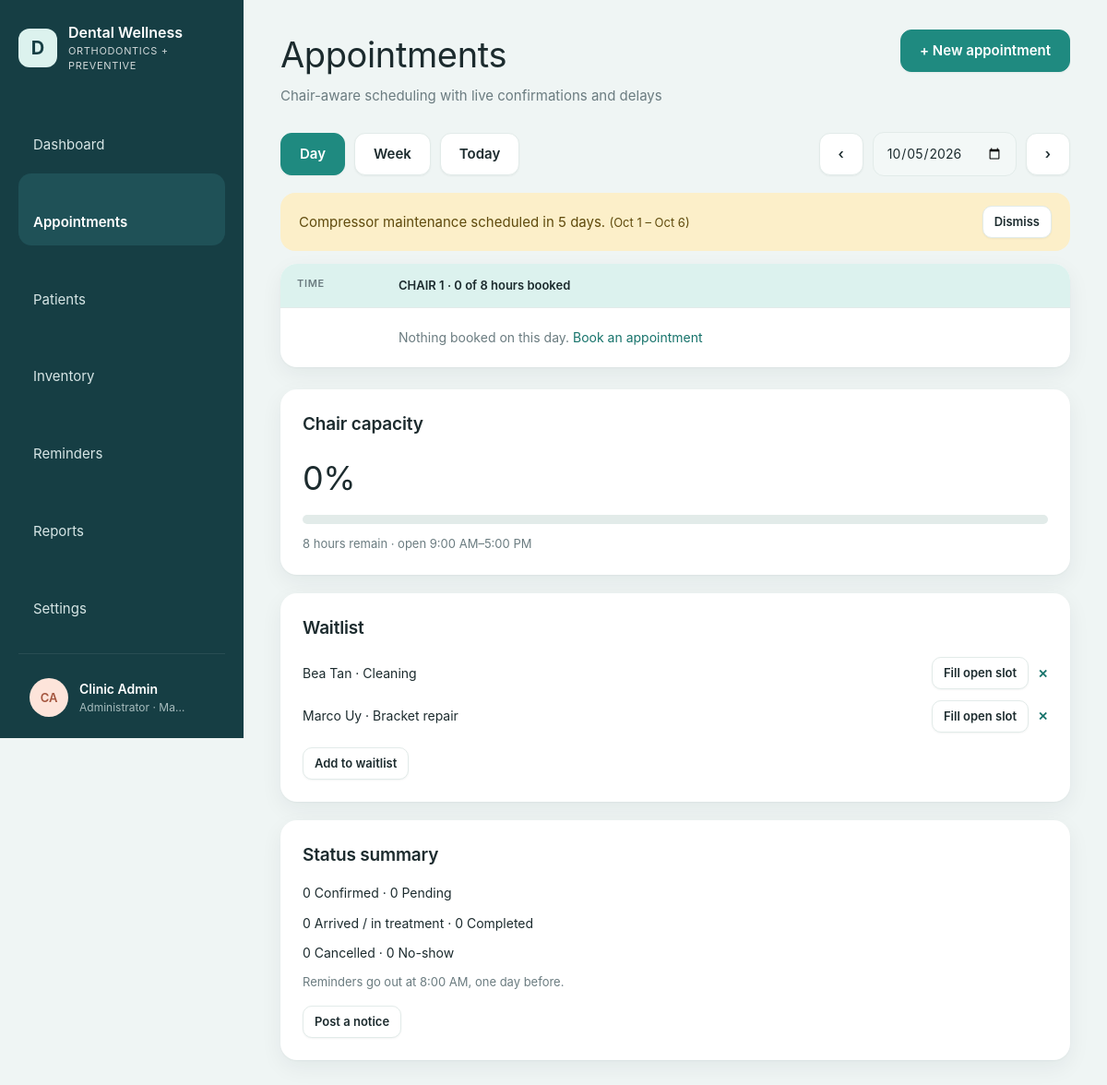
The page /appointments/index.php (signed in) on the database its author committed.
### tables this page shows
CREATE TABLE IF NOT EXISTS users (
    id            INT UNSIGNED AUTO_INCREMENT PRIMARY KEY,
    name          VARCHAR(120) NOT NULL,
    username      VARCHAR(60)  NOT NULL UNIQUE,
    password_hash VARCHAR(255) NOT NULL,
    role          ENUM('admin','dentist','staff') NOT NULL DEFAULT 'staff',
    is_active     TINYINT(1) NOT NULL DEFAULT 1,
    last_login_at DATETIME NULL,
    created_at    DATETIME NOT NULL DEFAULT CURRENT_TIMESTAMP
);

CREATE TABLE IF NOT EXISTS notices (
    id         INT UNSIGNED AUTO_INCREMENT PRIMARY KEY,
    message    VARCHAR(255) NOT NULL,
    starts_on  DATE NOT NULL,
    ends_on    DATE NOT NULL,
    created_by INT UNSIGNED NULL,
    created_at DATETIME NOT NULL DEFAULT CURRENT_TIMESTAMP,
    FOREIGN KEY (created_by) REFERENCES users(id) ON DELETE SET NULL
);

CREATE TABLE IF NOT EXISTS waitlist (
    id             INT UNSIGNED AUTO_INCREMENT PRIMARY KEY,
    patient_id     INT UNSIGNED NOT NULL,
    procedure_name VARCHAR(120) NOT NULL,
    notes          VARCHAR(255) NULL,
    created_at     DATETIME NOT NULL DEFAULT CURRENT_TIMESTAMP,
    resolved_at    DATETIME NULL,
    FOREIGN KEY (patient_id) REFERENCES patients(id) ON DELETE CASCADE
);

CREATE TABLE IF NOT EXISTS patients (
    id                     INT UNSIGNED AUTO_INCREMENT PRIMARY KEY,
    record_no              VARCHAR(20) NULL UNIQUE,
    full_name              VARCHAR(150) NOT NULL,
    birth_date             DATE NULL,
    sex                    ENUM('female','male') NULL,
    phone                  VARCHAR(30) NULL,
    email                  VARCHAR(150) NULL,
    address                VARCHAR(255) NULL,
    care_type              ENUM('New patient','Preventive','Orthodontic','Restorative','Recall') NOT NULL DEFAULT 'New patient',
    emergency_name         VARCHAR(150) NULL,
    emergency_relationship VARCHAR(60) NULL,
    emergency_phone        VARCHAR(30) NULL,
    allergies              TEXT NULL,
    conditions             TEXT NULL,
    medications            TEXT NULL,
    dental_history         TEXT NULL,
    notes                  TEXT NULL,
    consent_signed         TINYINT(1) NOT NULL DEFAULT 0,
    consent_date           DATE NULL,
    status                 ENUM('draft','incomplete','active','archived') NOT NULL DEFAULT 'incomplete',
    created_by             INT UNSIGNED NULL,
    created_at             DATETIME NOT NULL DEFAULT CURRENT_TIMESTAMP,
    updated_at             DATETIME NOT NULL DEFAULT CURRENT_TIMESTAMP ON UPDATE CURRENT_TIMESTAMP,
    INDEX idx_patients_name (full_name),
    INDEX idx_patients_phone (phone),
    FOREIGN KEY (created_by) REFERENCES users(id) ON DELETE SET NULL
);

### appointments/index.php (the view, shortened to what the rows shown need)
<?php
require_login();
$view = input('view', 'day') === 'week' ? 'week' : 'day';
$date = valid_date(input('date')) ? input('date') : date('Y-m-d');
if ($view === 'week') {
    $rangeStart = date('Y-m-d', strtotime('monday this week', strtotime($date)));
    $rangeEnd = date('Y-m-d', strtotime($rangeStart . ' +6 day'));
    $prev = date('Y-m-d', strtotime($date . ' -7 day'));
    $next = date('Y-m-d', strtotime($date . ' +7 day'));
    $label = fmt_date($rangeStart, 'M j') . ' – ' . fmt_date($rangeEnd, 'M j, Y');
} else {
    $rangeStart = $rangeEnd = $date;
}
$notices = q_all('SELECT * FROM notices WHERE starts_on <= ? AND ends_on >= ? ORDER BY starts_on', [$rangeEnd, $rangeStart]);
$waitlist = q_all('SELECT w.*, p.full_name FROM waitlist w JOIN patients p ON p.id = w.patient_id
    WHERE w.resolved_at IS NULL ORDER BY w.created_at');
layout_start('Appointments', 'appointments', [
    'subtitle' => 'Chair-aware scheduling with live confirmations and delays',
    'action'   => '<a class="btn btn-primary" href="' . url('appointments/form.php') . '?date=' . e($date) . '">+ New appointment</a>',
]);
?>
<?php foreach ($notices as $n): ?>
  <div class="banner">
    <p><?= e($n['message']) ?> <span class="small">(<?= e(fmt_date($n['starts_on'], 'M j')) ?><?= $n['ends_on'] !== $n['starts_on'] ? ' – ' . e(fmt_date($n['ends_on'], 'M j')) : '' ?>)</span></p>
    <?php if (can('notices.manage')): ?>
      <form method="post" data-confirm="Remove this notice?">
        <button class="btn btn-sm" type="submit">Dismiss</button>
      </form>
    <?php endif; ?>
  </div>
<?php endforeach; ?>
<div class="layout-side">
  <div class="stack">
    <?php if ($view === 'day'): ?>
      <section class="card">
        <h2>Chair capacity</h2>
      </section>
    <?php endif; ?>
    <section class="card">
      <h2>Waitlist</h2>
      <ul class="kv" style="margin-bottom:16px">
        <?php foreach ($waitlist as $w): ?>
          <li class="row">
            <span class="spacer"><?= e($w['full_name']) ?> · <?= e($w['procedure_name']) ?></span>
            <a class="btn btn-sm" href="<?= url('appointments/form.php') ?>?<?= e(http_build_query(['patient_id' => $w['patient_id'], 'procedure' => $w['procedure_name'], 'waitlist_id' => $w['id'], 'date' => $date])) ?>">Fill open slot</a>
            <form method="post"><button class="link-btn" title="Remove" aria-label="Remove <?= e($w['full_name']) ?> from waitlist">✕</button></form>
          </li>
        <?php endforeach; ?>
      </ul>
    </section>
    <section class="card">
      <h2>Status summary</h2>
    </section>
  </div>
</div>
<?php layout_end();

### includes/layout.php (shortened to what the rows shown need)
<?php
function icon(string $name): string
{
    $paths = [
        'dashboard'    => '<rect x="3" y="3" width="7" height="7" rx="1.5"/><rect x="14" y="3" width="7" height="7" rx="1.5"/><rect x="3" y="14" width="7" height="7" rx="1.5"/><rect x="14" y="14" width="7" height="7" rx="1.5"/>',
        'appointments' => '<rect x="3" y="5" width="18" height="16" rx="2"/><path d="M3 10h18M8 3v4M16 3v4"/>',
        'patients'     => '<circle cx="12" cy="8" r="4"/><path d="M4 21c0-4 4-6 8-6s8 2 8 6"/>',
        'inventory'    => '<ellipse cx="12" cy="6" rx="8" ry="3"/><path d="M4 6v6c0 1.7 3.6 3 8 3s8-1.3 8-3V6M4 12v6c0 1.7 3.6 3 8 3s8-1.3 8-3v-6"/>',
        'reminders'    => '<circle cx="12" cy="13" r="7"/><path d="M12 10v3l2 2M5 4 3 6M19 4l2 2"/>',
        'reports'      => '<path d="M6 3h9l4 4v14H6z"/><path d="M9 12h7M9 16h7M9 8h3"/>',
        'settings'     => '<circle cx="12" cy="12" r="3"/><path d="M12 2v3M12 19v3M4.2 4.2l2.1 2.1M17.7 17.7l2.1 2.1M2 12h3M19 12h3M4.2 19.8l2.1-2.1M17.7 6.3l2.1-2.1"/>',
        'logout'       => '<path d="M15 4h4v16h-4M10 8l-4 4 4 4M6 12h10"/>',
        'theme'        => '<path d="M20 14.5A8 8 0 1 1 9.5 4a6.5 6.5 0 0 0 10.5 10.5z"/>',
        'key'          => '<circle cx="8" cy="15" r="4"/><path d="M11 12l9-9M17 6l3 3M15 8l2 2"/>',
        'menu'         => '<path d="M4 6h16M4 12h16M4 18h16"/>',
        'chevron'      => '<path d="M9 6l6 6-6 6"/>',
    ];
    return '<svg class="icon" viewBox="0 0 24 24" fill="none" stroke="currentColor" stroke-width="1.6" stroke-linecap="round" stroke-linejoin="round" aria-hidden="true">'
        . ($paths[$name] ?? '') . '</svg>';
}
function theme_head(): string
{
    return "<script>(function(){var p;try{p=localStorage.getItem('welldent-theme')}catch(e){}"
        . "var d=p==='dark'||(p!=='light'&&window.matchMedia('(prefers-color-scheme: dark)').matches);"
        . "document.documentElement.setAttribute('data-theme',d?'dark':'light');"
        . "try{if(localStorage.getItem('welldent-sidebar')==='collapsed')document.documentElement.setAttribute('data-sidebar','collapsed')}catch(e){}})()</script>\n"
        . '<link rel="stylesheet" href="' . url('assets/css/app.css?v=8') . '">';
}
function layout_start(string $title, string $active, array $opts = []): void
{
    $user = current_user();
    ?>
<!doctype html>
<html lang="en">
<head>
<?= theme_head() ?>
</head>
<body>
<div class="shell">
  <aside class="sidebar">
      <button type="button" class="side-toggle" data-sidebar-toggle aria-label="Collapse sidebar" title="Collapse sidebar"><?= icon('menu') ?></button>
    <details class="side-account">
      <summary title="<?= e($user['name']) ?>">
        <span class="avatar avatar-0"><?= e(initials($user['name'])) ?></span>
        <span class="lbl"><strong><?= e($user['name']) ?></strong><small><?= e(ROLE_LABELS[$user['role']]) ?> · <?= e(config('clinic.city')) ?></small></span>
        <span class="chev"><?= icon('chevron') ?></span>
      </summary>
    </details>
  </aside>
  <main class="main">
    <header class="page-head">
      <div>
        <h1><?= e($title) ?></h1>
      </div>
    </header>
<?php
}
function layout_end(): void
{
    ?>
  </main>
</div>
</body>
</html>
<?php
}

### rows shown on the page
users: name "CA", name "Clinic Admin", role "Administrator"
notices: message "Compressor maintenance scheduled in 5 days.", starts_on "Oct 1", ends_on "Oct 6"
waitlist: patient.full_name "Bea Tan", procedure_name "Cleaning"
waitlist: patient.full_name "Marco Uy", procedure_name "Bracket repair"

### other values the page prints
config('clinic.name') "Dental Wellness"
config('clinic.tagline') "ORTHODONTICS + PREVENTIVE"
$label "Dashboard"
$label "Appointments"
$label "Patients"
$label "Inventory"
$label "Reminders"
$label "Reports"
$label "Settings"
config('clinic.city') "Ma…"
$title "Appointments"
$opts['subtitle'] "Chair-aware scheduling with live confirmations and delays"
$opts['action'] "+ New appointment"
$bookedMinutes / 60 "0"
$openMinutes / 60 "8"
